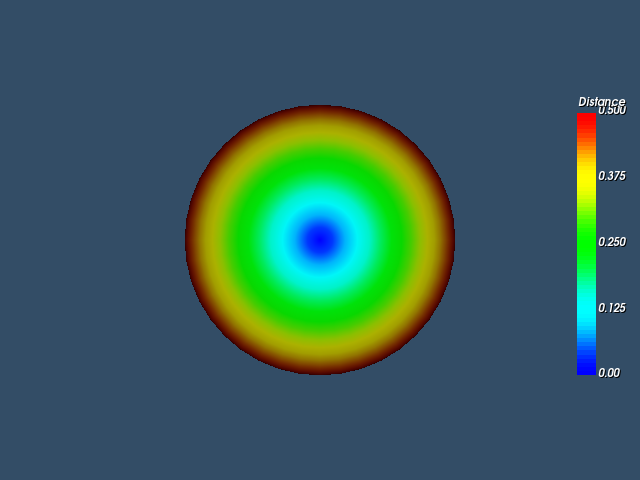

Reproduce this figure in Python.
#!/usr/bin/env python

# Create a custom scalar array, attach it to a sphere's point data,
# and visualize the result with a color lookup table and scalar bar.

# Factory overrides: importing these modules registers the OpenGL rendering
# and interaction style implementations for vtkRenderingCore factory classes.
import math

import vtkmodules.vtkInteractionStyle  # noqa: F401
import vtkmodules.vtkRenderingFreeType  # noqa: F401
import vtkmodules.vtkRenderingOpenGL2  # noqa: F401
# VTK pipeline classes used in this example
from vtkmodules.vtkCommonCore import vtkFloatArray, vtkLookupTable
from vtkmodules.vtkFiltersSources import vtkSphereSource
from vtkmodules.vtkRenderingAnnotation import vtkScalarBarActor
from vtkmodules.vtkRenderingCore import (
    vtkActor,
    vtkPolyDataMapper,
    vtkRenderWindow,
    vtkRenderWindowInteractor,
    vtkRenderer,
)

# Colors (normalized RGB)
background_rgb = (0.200, 0.302, 0.400)

# Source: generate a sphere
source = vtkSphereSource()
source.SetThetaResolution(40)
source.SetPhiResolution(40)
source.Update()
polydata = source.GetOutput()

# Array: create a custom scalar array based on distance from the XY plane
num_points = polydata.GetNumberOfPoints()
scalars = vtkFloatArray()
scalars.SetName("DistanceFromXY")
scalars.SetNumberOfTuples(num_points)
for i in range(num_points):
    x, y, z = polydata.GetPoint(i)
    scalars.SetValue(i, math.sqrt(x * x + y * y))

# Attach the array to the polydata's point data and set it as active scalars
polydata.GetPointData().AddArray(scalars)
polydata.GetPointData().SetActiveScalars("DistanceFromXY")

# Lookup table: map scalar values to a cool-to-warm color ramp
scalar_range = scalars.GetRange()
lut = vtkLookupTable()
lut.SetHueRange(0.667, 0.0)
lut.SetRange(scalar_range)
lut.Build()

# Mapper: map polygon data to graphics primitives with scalar coloring
mapper = vtkPolyDataMapper()
mapper.SetInputData(polydata)
mapper.SetLookupTable(lut)
mapper.SetScalarRange(scalar_range)

# Actor: assign the mapped geometry
actor = vtkActor()
actor.SetMapper(mapper)

# Scalar bar: display the color legend
scalar_bar = vtkScalarBarActor()
scalar_bar.SetLookupTable(lut)
scalar_bar.SetTitle("Distance")
scalar_bar.SetNumberOfLabels(5)
scalar_bar.SetOrientationToVertical()
scalar_bar.SetWidth(0.08)
scalar_bar.SetHeight(0.6)
scalar_bar.SetPosition(0.9, 0.2)

# Renderer: assemble the scene and configure the camera
renderer = vtkRenderer()
renderer.AddActor(actor)
renderer.AddActor(scalar_bar)
renderer.SetBackground(background_rgb)

# Render window: display the rendered scene
render_window = vtkRenderWindow()
render_window.AddRenderer(renderer)
render_window.SetWindowName("create array")
render_window.SetMultiSamples(0)
render_window.SetSize(640, 480)

# Interactor: handle mouse and keyboard events
render_window_interactor = vtkRenderWindowInteractor()
render_window_interactor.SetRenderWindow(render_window)

# Scene: configure the camera
renderer.ResetCamera()

# Start: launch the interactive visualization
render_window_interactor.Initialize()
render_window_interactor.Start()
